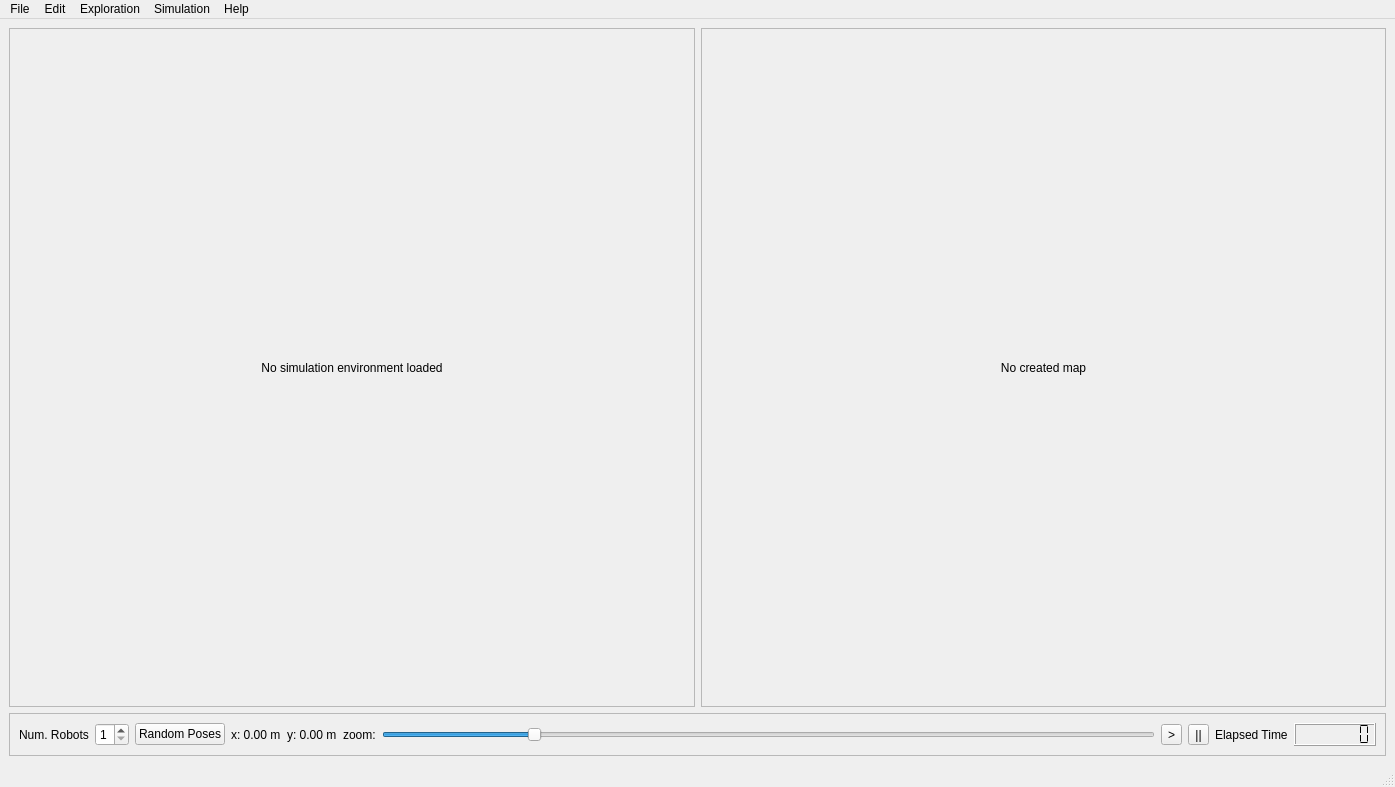
<?xml version="1.0" encoding="UTF-8"?>
<ui version="4.0">
 <class>MainWindow</class>
 <widget class="QMainWindow" name="MainWindow">
  <property name="enabled">
   <bool>true</bool>
  </property>
  <property name="geometry">
   <rect>
    <x>0</x>
    <y>0</y>
    <width>1395</width>
    <height>787</height>
   </rect>
  </property>
  <property name="windowTitle">
   <string>MRXT: Multi-Robot eXploration Tool (ARVC-UMH)</string>
  </property>
  <property name="documentMode">
   <bool>false</bool>
  </property>
  <widget class="QWidget" name="centralwidget">
   <layout class="QGridLayout" name="gridLayout">
    <item row="0" column="0">
     <widget class="QScrollArea" name="scrollArea">
      <property name="enabled">
       <bool>true</bool>
      </property>
      <property name="sizePolicy">
       <sizepolicy hsizetype="Preferred" vsizetype="Expanding">
        <horstretch>0</horstretch>
        <verstretch>0</verstretch>
       </sizepolicy>
      </property>
      <property name="widgetResizable">
       <bool>true</bool>
      </property>
      <widget class="QWidget" name="scrollAreaWidgetContents">
       <property name="geometry">
        <rect>
         <x>0</x>
         <y>0</y>
         <width>684</width>
         <height>665</height>
        </rect>
       </property>
       <layout class="QHBoxLayout" name="horizontalLayout_2">
        <item>
         <widget class="QLabel" name="mapLabel">
          <property name="enabled">
           <bool>true</bool>
          </property>
          <property name="sizePolicy">
           <sizepolicy hsizetype="Preferred" vsizetype="Preferred">
            <horstretch>0</horstretch>
            <verstretch>0</verstretch>
           </sizepolicy>
          </property>
          <property name="layoutDirection">
           <enum>Qt::LeftToRight</enum>
          </property>
          <property name="autoFillBackground">
           <bool>false</bool>
          </property>
          <property name="text">
           <string>No simulation environment loaded</string>
          </property>
          <property name="scaledContents">
           <bool>true</bool>
          </property>
          <property name="alignment">
           <set>Qt::AlignCenter</set>
          </property>
         </widget>
        </item>
       </layout>
      </widget>
     </widget>
    </item>
    <item row="0" column="1">
     <widget class="QScrollArea" name="scrollArea_2">
      <property name="sizePolicy">
       <sizepolicy hsizetype="Preferred" vsizetype="Expanding">
        <horstretch>0</horstretch>
        <verstretch>0</verstretch>
       </sizepolicy>
      </property>
      <property name="widgetResizable">
       <bool>true</bool>
      </property>
      <widget class="QWidget" name="scrollAreaWidgetContents_2">
       <property name="geometry">
        <rect>
         <x>0</x>
         <y>0</y>
         <width>683</width>
         <height>665</height>
        </rect>
       </property>
       <layout class="QVBoxLayout" name="verticalLayout">
        <item>
         <widget class="QLabel" name="slamMapLabel">
          <property name="text">
           <string>No created map</string>
          </property>
          <property name="alignment">
           <set>Qt::AlignCenter</set>
          </property>
         </widget>
        </item>
       </layout>
      </widget>
     </widget>
    </item>
    <item row="1" column="0" colspan="2">
     <widget class="QFrame" name="frame">
      <property name="frameShape">
       <enum>QFrame::StyledPanel</enum>
      </property>
      <property name="frameShadow">
       <enum>QFrame::Raised</enum>
      </property>
      <layout class="QHBoxLayout" name="horizontalLayout">
       <item>
        <widget class="QLabel" name="label">
         <property name="text">
          <string>Num. Robots</string>
         </property>
        </widget>
       </item>
       <item>
        <widget class="QSpinBox" name="spinBox">
         <property name="minimum">
          <number>1</number>
         </property>
         <property name="maximum">
          <number>5</number>
         </property>
        </widget>
       </item>
       <item>
        <widget class="QPushButton" name="randomPosesButton">
         <property name="text">
          <string>Random Poses</string>
         </property>
        </widget>
       </item>
       <item>
        <widget class="QLabel" name="label_3">
         <property name="text">
          <string>x: 0.00 m</string>
         </property>
        </widget>
       </item>
       <item>
        <widget class="QLabel" name="label_4">
         <property name="text">
          <string>y: 0.00 m</string>
         </property>
        </widget>
       </item>
       <item>
        <widget class="QLabel" name="label_5">
         <property name="text">
          <string>zoom:</string>
         </property>
        </widget>
       </item>
       <item>
        <widget class="QSlider" name="zoomSlider">
         <property name="enabled">
          <bool>true</bool>
         </property>
         <property name="minimum">
          <number>1</number>
         </property>
         <property name="maximum">
          <number>100</number>
         </property>
         <property name="singleStep">
          <number>1</number>
         </property>
         <property name="value">
          <number>20</number>
         </property>
         <property name="orientation">
          <enum>Qt::Horizontal</enum>
         </property>
        </widget>
       </item>
       <item>
        <widget class="QToolButton" name="playButton">
         <property name="text">
          <string>&gt;</string>
         </property>
        </widget>
       </item>
       <item>
        <widget class="QToolButton" name="stopButton">
         <property name="text">
          <string>||</string>
         </property>
        </widget>
       </item>
       <item>
        <widget class="QLabel" name="label_2">
         <property name="text">
          <string>Elapsed Time</string>
         </property>
        </widget>
       </item>
       <item>
        <widget class="QLCDNumber" name="timeDisplay">
         <property name="smallDecimalPoint">
          <bool>false</bool>
         </property>
         <property name="numDigits">
          <number>7</number>
         </property>
         <property name="mode">
          <enum>QLCDNumber::Dec</enum>
         </property>
         <property name="segmentStyle">
          <enum>QLCDNumber::Flat</enum>
         </property>
         <property name="value" stdset="0">
          <double>0.000000000000000</double>
         </property>
        </widget>
       </item>
      </layout>
     </widget>
    </item>
   </layout>
  </widget>
  <widget class="QMenuBar" name="menubar">
   <property name="geometry">
    <rect>
     <x>0</x>
     <y>0</y>
     <width>1395</width>
     <height>25</height>
    </rect>
   </property>
   <widget class="QMenu" name="menuSimulator">
    <property name="title">
     <string>Simulation</string>
    </property>
    <addaction name="actionPlay"/>
    <addaction name="actionStop"/>
    <addaction name="actionReset"/>
    <addaction name="separator"/>
    <addaction name="actionSaveVmap"/>
    <addaction name="actionSaveOmap"/>
    <addaction name="actionSaveSLAMlog"/>
    <addaction name="actionSaveGTlog"/>
   </widget>
   <widget class="QMenu" name="menuExploration">
    <property name="title">
     <string>Exploration</string>
    </property>
    <widget class="QMenu" name="menuExploration_Strategy">
     <property name="title">
      <string>Exploration strategy</string>
     </property>
     <addaction name="actionNearest_Frontier"/>
     <addaction name="actionCost_Utility"/>
     <addaction name="actionMarket_Based"/>
     <addaction name="actionBehaviour_Based"/>
     <addaction name="actionCoordinated"/>
     <addaction name="actionIntegrated"/>
     <addaction name="actionHybrid"/>
    </widget>
    <widget class="QMenu" name="menuSLAM_Algorithm">
     <property name="title">
      <string>SLAM algorithm</string>
     </property>
     <addaction name="actionEKF"/>
     <addaction name="actionEKF2"/>
     <addaction name="actionRBPF"/>
    </widget>
    <addaction name="menuExploration_Strategy"/>
    <addaction name="menuSLAM_Algorithm"/>
    <addaction name="separator"/>
    <addaction name="actionStrategy_options"/>
    <addaction name="actionSLAM_options"/>
   </widget>
   <widget class="QMenu" name="menuHelp">
    <property name="title">
     <string>Help</string>
    </property>
    <addaction name="actionAbout"/>
   </widget>
   <widget class="QMenu" name="menuFile">
    <property name="title">
     <string>File</string>
    </property>
    <addaction name="actionNew_Scenario"/>
    <addaction name="actionOpen_Scenario"/>
    <addaction name="actionSave_Scenario"/>
    <addaction name="separator"/>
    <addaction name="actionQuit"/>
   </widget>
   <widget class="QMenu" name="menuEdit">
    <property name="title">
     <string>Edit</string>
    </property>
    <addaction name="actionSceneProperties"/>
    <addaction name="actionRobotSettings"/>
    <addaction name="separator"/>
    <addaction name="actionConfiguration"/>
   </widget>
   <addaction name="menuFile"/>
   <addaction name="menuEdit"/>
   <addaction name="menuExploration"/>
   <addaction name="menuSimulator"/>
   <addaction name="menuHelp"/>
  </widget>
  <widget class="QStatusBar" name="statusbar"/>
  <action name="actionPlay">
   <property name="text">
    <string>Play</string>
   </property>
  </action>
  <action name="actionStop">
   <property name="text">
    <string>Stop</string>
   </property>
  </action>
  <action name="actionReset">
   <property name="text">
    <string>Reset</string>
   </property>
  </action>
  <action name="actionOpen_Scenario">
   <property name="text">
    <string>Open Scenario...</string>
   </property>
  </action>
  <action name="actionSave_Scenario">
   <property name="text">
    <string>Save Scenario...</string>
   </property>
  </action>
  <action name="actionQuit">
   <property name="text">
    <string>Quit</string>
   </property>
  </action>
  <action name="actionSceneProperties">
   <property name="text">
    <string>Scene properties...</string>
   </property>
  </action>
  <action name="actionRobotSettings">
   <property name="text">
    <string>Robot settings...</string>
   </property>
  </action>
  <action name="actionNearest_Frontier">
   <property name="checkable">
    <bool>true</bool>
   </property>
   <property name="checked">
    <bool>false</bool>
   </property>
   <property name="text">
    <string>Nearest Frontier</string>
   </property>
  </action>
  <action name="actionCost_Utility">
   <property name="checkable">
    <bool>true</bool>
   </property>
   <property name="text">
    <string>Cost-Utility</string>
   </property>
  </action>
  <action name="actionMarket_Based">
   <property name="checkable">
    <bool>true</bool>
   </property>
   <property name="text">
    <string>Market-Based</string>
   </property>
  </action>
  <action name="actionBehaviour_Based">
   <property name="checkable">
    <bool>true</bool>
   </property>
   <property name="text">
    <string>Behaviour-Based</string>
   </property>
  </action>
  <action name="actionHybrid">
   <property name="checkable">
    <bool>true</bool>
   </property>
   <property name="text">
    <string>Hybrid</string>
   </property>
  </action>
  <action name="actionCoordinated">
   <property name="checkable">
    <bool>true</bool>
   </property>
   <property name="text">
    <string>Coordinated</string>
   </property>
  </action>
  <action name="actionIntegrated">
   <property name="checkable">
    <bool>true</bool>
   </property>
   <property name="text">
    <string>Integrated</string>
   </property>
  </action>
  <action name="actionEKF">
   <property name="checkable">
    <bool>true</bool>
   </property>
   <property name="checked">
    <bool>true</bool>
   </property>
   <property name="text">
    <string>EKF</string>
   </property>
  </action>
  <action name="actionRBPF">
   <property name="checkable">
    <bool>true</bool>
   </property>
   <property name="enabled">
    <bool>true</bool>
   </property>
   <property name="text">
    <string>RBPF</string>
   </property>
  </action>
  <action name="actionSaveVmap">
   <property name="text">
    <string>Save Landmarks Map as...</string>
   </property>
  </action>
  <action name="actionAbout">
   <property name="text">
    <string>About...</string>
   </property>
  </action>
  <action name="actionConfiguration">
   <property name="text">
    <string>Configuration...</string>
   </property>
  </action>
  <action name="actionStrategy_options">
   <property name="text">
    <string>Strategy options...</string>
   </property>
  </action>
  <action name="actionSLAM_options">
   <property name="text">
    <string>SLAM options...</string>
   </property>
  </action>
  <action name="actionNew_Scenario">
   <property name="text">
    <string>New Scenario...</string>
   </property>
  </action>
  <action name="actionSaveOmap">
   <property name="text">
    <string>Save Occupancy Grid Map as...</string>
   </property>
  </action>
  <action name="actionSaveSLAMlog">
   <property name="text">
    <string>Save SLAM log as ...</string>
   </property>
  </action>
  <action name="actionSaveGTlog">
   <property name="text">
    <string>Save Ground Truth log as...</string>
   </property>
  </action>
  <action name="actionEKF2">
   <property name="checkable">
    <bool>true</bool>
   </property>
   <property name="text">
    <string>EKF-2</string>
   </property>
  </action>
 </widget>
 <resources/>
 <connections/>
</ui>
